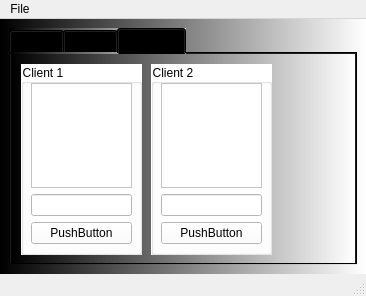
<?xml version="1.0" encoding="UTF-8"?>
<ui version="4.0">
 <class>MainWindow</class>
 <widget class="QMainWindow" name="MainWindow">
  <property name="geometry">
   <rect>
    <x>0</x>
    <y>0</y>
    <width>366</width>
    <height>296</height>
   </rect>
  </property>
  <property name="windowTitle">
   <string>MainWindow</string>
  </property>
  <widget class="QWidget" name="centralwidget">
   <property name="styleSheet">
    <string notr="true">background-color: qlineargradient(spread:pad, x1:0, y1:0, x2:1, y2:0, stop:0 rgba(0, 0, 0, 255), stop:1 rgba(255, 255, 255, 255));</string>
   </property>
   <layout class="QVBoxLayout" name="verticalLayout">
    <item>
     <widget class="QTabWidget" name="tabWidget">
      <property name="styleSheet">
       <string notr="true">background-color: qlineargradient(spread:pad, x1:0, y1:0, x2:1, y2:0, stop:0 rgba(0, 0, 0, 255), stop:1 rgba(255, 255, 255, 255));</string>
      </property>
      <property name="currentIndex">
       <number>2</number>
      </property>
      <widget class="QWidget" name="tab">
       <property name="styleSheet">
        <string notr="true">QWidget{
background-color: rgb(0, 0, 255);
}

QPushButton{
background-color: rgb(255, 255, 255);
}

QPushButton#pushButton_set_label{
background-color: rgb(255, 0, 255);
}
</string>
       </property>
       <attribute name="title">
        <string>Tab 1</string>
       </attribute>
       <widget class="QWidget" name="verticalLayoutWidget">
        <property name="geometry">
         <rect>
          <x>0</x>
          <y>0</y>
          <width>341</width>
          <height>201</height>
         </rect>
        </property>
        <layout class="QVBoxLayout" name="verticalLayout_2">
         <item>
          <widget class="QLabel" name="label">
           <property name="font">
            <font>
             <pointsize>18</pointsize>
            </font>
           </property>
           <property name="text">
            <string>TextLabel</string>
           </property>
           <property name="alignment">
            <set>Qt::AlignCenter</set>
           </property>
          </widget>
         </item>
         <item>
          <layout class="QHBoxLayout" name="horizontalLayout">
           <item>
            <widget class="QPushButton" name="pushButton_clear">
             <property name="text">
              <string>Clear label</string>
             </property>
            </widget>
           </item>
           <item>
            <widget class="QPushButton" name="pushButton_set_label">
             <property name="text">
              <string>Set label</string>
             </property>
            </widget>
           </item>
          </layout>
         </item>
        </layout>
       </widget>
      </widget>
      <widget class="QWidget" name="tab_2">
       <property name="autoFillBackground">
        <bool>false</bool>
       </property>
       <attribute name="title">
        <string>Tab 2</string>
       </attribute>
       <widget class="QPushButton" name="pushButton_convert">
        <property name="geometry">
         <rect>
          <x>260</x>
          <y>180</y>
          <width>75</width>
          <height>23</height>
         </rect>
        </property>
        <property name="styleSheet">
         <string notr="true">background-color: rgb(0, 170, 255);</string>
        </property>
        <property name="text">
         <string>Convert</string>
        </property>
       </widget>
       <widget class="QGroupBox" name="groupBox">
        <property name="geometry">
         <rect>
          <x>10</x>
          <y>69</y>
          <width>321</width>
          <height>101</height>
         </rect>
        </property>
        <property name="styleSheet">
         <string notr="true">background-color: rgb(255, 255, 255);</string>
        </property>
        <property name="title">
         <string>UI and PY conversions</string>
        </property>
        <widget class="QWidget" name="horizontalLayoutWidget">
         <property name="geometry">
          <rect>
           <x>0</x>
           <y>50</y>
           <width>321</width>
           <height>51</height>
          </rect>
         </property>
         <layout class="QHBoxLayout" name="horizontalLayout_2">
          <item>
           <widget class="QLabel" name="label_convert">
            <property name="text">
             <string>&lt;click radio button&gt;</string>
            </property>
           </widget>
          </item>
          <item>
           <widget class="QLineEdit" name="lineEdit"/>
          </item>
          <item>
           <widget class="QToolButton" name="toolButton">
            <property name="text">
             <string>...</string>
            </property>
           </widget>
          </item>
         </layout>
        </widget>
        <widget class="QRadioButton" name="radioButton_ui">
         <property name="geometry">
          <rect>
           <x>10</x>
           <y>20</y>
           <width>82</width>
           <height>17</height>
          </rect>
         </property>
         <property name="text">
          <string>UI to PY</string>
         </property>
        </widget>
        <widget class="QRadioButton" name="radioButton_exe">
         <property name="geometry">
          <rect>
           <x>120</x>
           <y>20</y>
           <width>82</width>
           <height>17</height>
          </rect>
         </property>
         <property name="text">
          <string>PY to EXE</string>
         </property>
        </widget>
       </widget>
      </widget>
      <widget class="QWidget" name="tab_3">
       <attribute name="title">
        <string>Network</string>
       </attribute>
       <widget class="QGroupBox" name="groupBox_2">
        <property name="geometry">
         <rect>
          <x>10</x>
          <y>10</y>
          <width>121</width>
          <height>191</height>
         </rect>
        </property>
        <property name="styleSheet">
         <string notr="true">background-color: rgb(255, 255, 255);</string>
        </property>
        <property name="title">
         <string>Client 1</string>
        </property>
        <widget class="QWidget" name="verticalLayoutWidget_2">
         <property name="geometry">
          <rect>
           <x>10</x>
           <y>19</y>
           <width>101</width>
           <height>161</height>
          </rect>
         </property>
         <layout class="QVBoxLayout" name="verticalLayout_4">
          <item>
           <widget class="QTextEdit" name="textEdit"/>
          </item>
          <item>
           <widget class="QLineEdit" name="lineEdit_2"/>
          </item>
          <item>
           <widget class="QPushButton" name="pushButton">
            <property name="text">
             <string>PushButton</string>
            </property>
           </widget>
          </item>
         </layout>
        </widget>
       </widget>
       <widget class="QGroupBox" name="groupBox_3">
        <property name="geometry">
         <rect>
          <x>140</x>
          <y>10</y>
          <width>121</width>
          <height>191</height>
         </rect>
        </property>
        <property name="styleSheet">
         <string notr="true">background-color: rgb(255, 255, 255);</string>
        </property>
        <property name="title">
         <string>Client 2</string>
        </property>
        <widget class="QWidget" name="verticalLayoutWidget_3">
         <property name="geometry">
          <rect>
           <x>10</x>
           <y>19</y>
           <width>101</width>
           <height>161</height>
          </rect>
         </property>
         <layout class="QVBoxLayout" name="verticalLayout_5">
          <item>
           <widget class="QTextEdit" name="textEdit_2"/>
          </item>
          <item>
           <widget class="QLineEdit" name="lineEdit_3"/>
          </item>
          <item>
           <widget class="QPushButton" name="pushButton_2">
            <property name="text">
             <string>PushButton</string>
            </property>
           </widget>
          </item>
         </layout>
        </widget>
       </widget>
      </widget>
     </widget>
    </item>
   </layout>
  </widget>
  <widget class="QMenuBar" name="menubar">
   <property name="geometry">
    <rect>
     <x>0</x>
     <y>0</y>
     <width>366</width>
     <height>21</height>
    </rect>
   </property>
   <widget class="QMenu" name="menuFile">
    <property name="title">
     <string>File</string>
    </property>
    <addaction name="actionNew"/>
    <addaction name="separator"/>
    <addaction name="actionExit"/>
   </widget>
   <addaction name="menuFile"/>
  </widget>
  <widget class="QStatusBar" name="statusbar">
   <property name="statusTip">
    <string>Text displayed</string>
   </property>
  </widget>
  <action name="actionNew">
   <property name="icon">
    <iconset>
     <normaloff>../icons/new_icon.png</normaloff>../icons/new_icon.png</iconset>
   </property>
   <property name="text">
    <string>New</string>
   </property>
   <property name="statusTip">
    <string>New File</string>
   </property>
  </action>
  <action name="actionExit">
   <property name="icon">
    <iconset>
     <normaloff>../icons/exit_icon.png</normaloff>../icons/exit_icon.png</iconset>
   </property>
   <property name="text">
    <string>Exit</string>
   </property>
  </action>
 </widget>
 <resources/>
 <connections/>
 <slots>
  <slot>slot1()</slot>
 </slots>
</ui>
